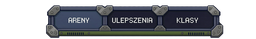
#> input picture assets/Pasek nawigacyjny.png, 256 x 39 px, shrunk from 5248 x 800 before the run
$ python palette_enforcer.py '../assets/Pasek nawigacyjny.png' out.png
#> lines starting #> are read from the running program, lines starting #| are printed output that depends on the picture
#!/usr/bin/env python3
"""
Palette Enforcer — post-processes AI-generated sprites to snap colors to WAR MEAT palette.

Usage:
    python palette_enforcer.py <input.png> <output.png> [--outline] [--resize 32]

What it does:
1. Resize to target size (nearest neighbor — no anti-aliasing)
2. Snap every non-transparent pixel to the nearest WAR MEAT palette color
3. Optionally add 1px dark outline (#1a1a2e) around non-transparent regions
"""

import argparse
import math
import sys
from pathlib import Path

from PIL import Image

# WAR MEAT mandatory palette — every color that's allowed
PALETTE = [
    # Skin
    (0xF2, 0xD2, 0xA9),
    (0xC4, 0x95, 0x6A),
    # Player uniform
    (0x5A, 0x6E, 0x3A),
    (0x3D, 0x4A, 0x28),
    (0x8B, 0x73, 0x55),
    # Enemy uniform
    (0x7A, 0x3A, 0x3A),
    (0x5A, 0x2A, 0x2A),
    # Equipment
    (0x6B, 0x6B, 0x6B),
    (0x4A, 0x4A, 0x4A),
    (0x8C, 0x8C, 0x8C),
    # Weapon
    (0x8B, 0x69, 0x14),
    # Effects
    (0xFF, 0xCC, 0x00),
    (0xFF, 0x66, 0x00),
    (0xCC, 0x00, 0x00),
    (0x8B, 0x00, 0x00),
    (0xFF, 0xFF, 0xFF),
    (0xFF, 0xD7, 0x00),
    (0xB8, 0x86, 0x0B),
    (0x44, 0xCC, 0x44),
    (0xCC, 0x44, 0x44),
    # Outline
    (0x1A, 0x1A, 0x2E),
    # Terrain
    (0xD4, 0xC8, 0x9A),
    (0x5A, 0x7A, 0x3A),
    (0x7A, 0x7A, 0x7A),
    (0x6B, 0x5A, 0x3A),
    # Class accents
    (0xA0, 0x84, 0x5C),
    (0xE0, 0x70, 0x20),
]

OUTLINE_COLOR = (0x1A, 0x1A, 0x2E, 255)


def nearest_palette_color(r: int, g: int, b: int) -> tuple[int, int, int]:
    """Find the closest palette color by Euclidean distance in RGB."""
    best = PALETTE[0]
    best_dist = float("inf")
    for pr, pg, pb in PALETTE:
        d = (r - pr) ** 2 + (g - pg) ** 2 + (b - pb) ** 2
        if d < best_dist:
            best_dist = d
            best = (pr, pg, pb)
    return best


def snap_palette(img: Image.Image) -> Image.Image:
    """Snap all non-transparent pixels to nearest palette color."""
    img = img.convert("RGBA")
    pixels = img.load()
    w, h = img.size
    for y in range(h):
        for x in range(w):
            r, g, b, a = pixels[x, y]
            if a < 128:
                pixels[x, y] = (0, 0, 0, 0)
                continue
            nr, ng, nb = nearest_palette_color(r, g, b)
            pixels[x, y] = (nr, ng, nb, 255)
    return img


def add_outline(img: Image.Image) -> Image.Image:
    """Add 1px outline around non-transparent pixels."""
    img = img.convert("RGBA")
    pixels = img.load()
    w, h = img.size

    # Find non-transparent pixel coords
    solid = set()
    for y in range(h):
        for x in range(w):
            if pixels[x, y][3] > 0:
                solid.add((x, y))

    # Find outline pixels (transparent but adjacent to solid)
    outline_pixels = set()
    for x, y in solid:
        for dx, dy in [(-1, 0), (1, 0), (0, -1), (0, 1)]:
            nx, ny = x + dx, y + dy
            if 0 <= nx < w and 0 <= ny < h and (nx, ny) not in solid:
                outline_pixels.add((nx, ny))

    # Paint outline
    for x, y in outline_pixels:
        pixels[x, y] = OUTLINE_COLOR

    return img


def main():
    p = argparse.ArgumentParser(description="Enforce WAR MEAT palette on AI-generated sprites")
    p.add_argument("input", help="Input PNG file")
    p.add_argument("output", help="Output PNG file")
    p.add_argument("--resize", type=int, default=0, help="Resize to NxN pixels (nearest neighbor)")
    p.add_argument("--outline", action="store_true", help="Add 1px dark outline around sprite")
    args = p.parse_args()

    img = Image.open(args.input).convert("RGBA")
#> img is the input picture: PIL image 256x39 RGBA; mean R, G, B, A 35.4, 38.7, 44.4, 133.8
    print(f"Input: {img.size[0]}×{img.size[1]} px")
#| Input: 256×39 px

    # Resize if requested
    if args.resize > 0:
        src_w, src_h = img.size
        target = args.resize
        ratio = max(src_w, src_h) / target
        if ratio > 4:
            # Large AI image → use LANCZOS to preserve detail, then palette snap handles the rest
            img = img.resize((target, target), Image.LANCZOS)
            print(f"Resized to: {target}×{target} px (LANCZOS — source was {ratio:.0f}× larger)")
        else:
            # Already small/pixel art → nearest neighbor to keep crisp pixels
            img = img.resize((target, target), Image.NEAREST)
            print(f"Resized to: {target}×{target} px (NEAREST)")

    # Snap to palette
    img = snap_palette(img)
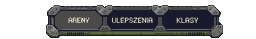
#> img: PIL image 256x39 RGBA; mean R, G, B, A 33.5, 34.1, 36.3, 134.4; transparent parts drawn white
    unique_colors = set()
    px = img.load()
    for y in range(img.size[1]):
        for x in range(img.size[0]):
            r, g, b, a = px[x, y]
            if a > 0:
                unique_colors.add(f"#{r:02x}{g:02x}{b:02x}")
    print(f"Colors after snap: {len(unique_colors)} ({', '.join(sorted(unique_colors))})")
#| Colors after snap: 10 (#1a1a2e, #3d4a28, #4a4a4a, #5a6e3a, #6b6b6b, #7a7a7a, #8c8c8c, #d4c89a, #f2d2a9, #ffffff)

    # Add outline
    if args.outline:
        img = add_outline(img)
        print("Outline added (1px #1a1a2e)")

    # Save
    output_path = Path(args.output)
    output_path.parent.mkdir(parents=True, exist_ok=True)
    img.save(output_path)
    print(f"Saved: {output_path}")


if __name__ == "__main__":
    main()
